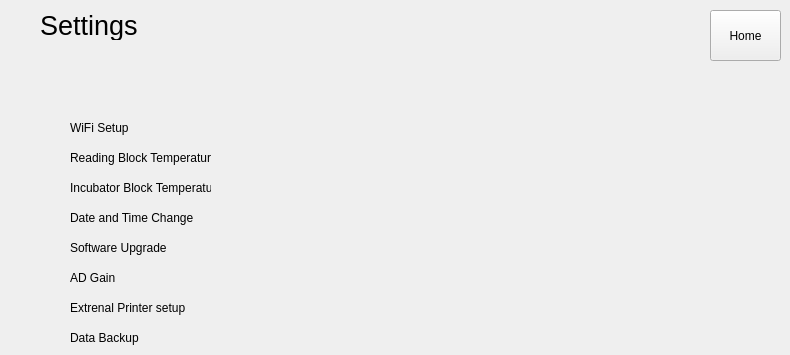
    <widget class="QWidget" name="page_9">
     <widget class="QLabel" name="label_62">
      <property name="geometry">
       <rect>
        <x>40</x>
        <y>10</y>
        <width>191</width>
        <height>30</height>
       </rect>
      </property>
      <property name="font">
       <font>
        <pointsize>20</pointsize>
       </font>
      </property>
      <property name="text">
       <string>Settings</string>
      </property>
     </widget>
     <widget class="QToolButton" name="toolButton_14">
      <property name="geometry">
       <rect>
        <x>710</x>
        <y>10</y>
        <width>71</width>
        <height>51</height>
       </rect>
      </property>
      <property name="text">
       <string>Home</string>
      </property>
     </widget>
     <widget class="QLabel" name="label_63">
      <property name="geometry">
       <rect>
        <x>70</x>
        <y>120</y>
        <width>71</width>
        <height>16</height>
       </rect>
      </property>
      <property name="text">
       <string>WiFi Setup</string>
      </property>
     </widget>
     <widget class="QLabel" name="label_64">
      <property name="geometry">
       <rect>
        <x>70</x>
        <y>150</y>
        <width>141</width>
        <height>16</height>
       </rect>
      </property>
      <property name="text">
       <string>Reading Block Temperature</string>
      </property>
     </widget>
     <widget class="QLabel" name="label_65">
      <property name="geometry">
       <rect>
        <x>70</x>
        <y>180</y>
        <width>141</width>
        <height>16</height>
       </rect>
      </property>
      <property name="text">
       <string>Incubator Block Temperature</string>
      </property>
     </widget>
     <widget class="QLabel" name="label_66">
      <property name="geometry">
       <rect>
        <x>70</x>
        <y>210</y>
        <width>141</width>
        <height>16</height>
       </rect>
      </property>
      <property name="text">
       <string>Date and Time Change</string>
      </property>
     </widget>
     <widget class="QLabel" name="label_67">
      <property name="geometry">
       <rect>
        <x>70</x>
        <y>240</y>
        <width>141</width>
        <height>16</height>
       </rect>
      </property>
      <property name="text">
       <string>Software Upgrade</string>
      </property>
     </widget>
     <widget class="QLabel" name="label_68">
      <property name="geometry">
       <rect>
        <x>70</x>
        <y>270</y>
        <width>141</width>
        <height>16</height>
       </rect>
      </property>
      <property name="text">
       <string>AD Gain</string>
      </property>
     </widget>
     <widget class="QLabel" name="label_69">
      <property name="geometry">
       <rect>
        <x>70</x>
        <y>300</y>
        <width>141</width>
        <height>16</height>
       </rect>
      </property>
      <property name="text">
       <string>Extrenal Printer setup</string>
      </property>
     </widget>
     <widget class="QLabel" name="label_70">
      <property name="geometry">
       <rect>
        <x>70</x>
        <y>330</y>
        <width>141</width>
        <height>16</height>
       </rect>
      </property>
      <property name="text">
       <string>Data Backup</string>
      </property>
     </widget>
    </widget>
